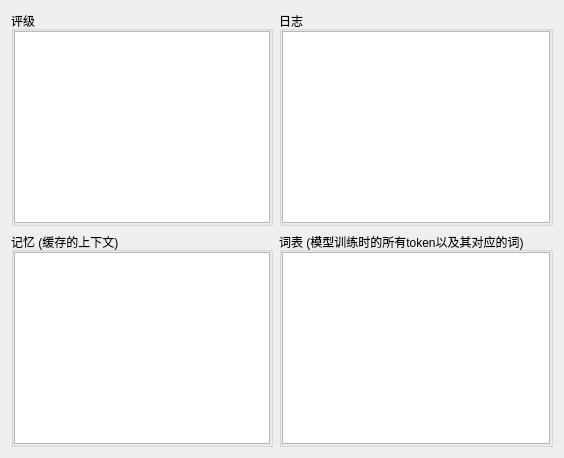
     <widget class="QWidget" name="tab_2">
      <attribute name="title">
       <string>模型信息</string>
      </attribute>
      <layout class="QGridLayout" name="gridLayout_2">
       <item row="0" column="0">
        <widget class="QGroupBox" name="modelgrade_groupBox">
         <property name="title">
          <string>评级</string>
         </property>
         <layout class="QVBoxLayout" name="verticalLayout_17">
          <property name="spacing">
           <number>0</number>
          </property>
          <property name="leftMargin">
           <number>0</number>
          </property>
          <property name="topMargin">
           <number>0</number>
          </property>
          <property name="rightMargin">
           <number>0</number>
          </property>
          <property name="bottomMargin">
           <number>0</number>
          </property>
          <item>
           <widget class="QTableWidget" name="modelgrade_tableWidget">
            <property name="lineWidth">
             <number>0</number>
            </property>
           </widget>
          </item>
         </layout>
        </widget>
       </item>
       <item row="0" column="1">
        <widget class="QGroupBox" name="modellog_groupBox">
         <property name="title">
          <string>日志</string>
         </property>
         <layout class="QVBoxLayout" name="verticalLayout_18">
          <property name="spacing">
           <number>0</number>
          </property>
          <property name="leftMargin">
           <number>0</number>
          </property>
          <property name="topMargin">
           <number>0</number>
          </property>
          <property name="rightMargin">
           <number>0</number>
          </property>
          <property name="bottomMargin">
           <number>0</number>
          </property>
          <item>
           <widget class="CustomQPlainTextEdit" name="modellog_card">
            <property name="font">
             <font>
              <family>Arial</family>
              <pointsize>10</pointsize>
             </font>
            </property>
            <property name="lineWidth">
             <number>0</number>
            </property>
            <property name="plainText">
             <string/>
            </property>
            <property name="placeholderText">
             <string>装载模型后查看</string>
            </property>
           </widget>
          </item>
         </layout>
        </widget>
       </item>
       <item row="1" column="0">
        <widget class="QGroupBox" name="brain_groupBox">
         <property name="title">
          <string>记忆 (缓存的上下文)</string>
         </property>
         <layout class="QVBoxLayout" name="verticalLayout_3">
          <property name="spacing">
           <number>0</number>
          </property>
          <property name="leftMargin">
           <number>0</number>
          </property>
          <property name="topMargin">
           <number>0</number>
          </property>
          <property name="rightMargin">
           <number>0</number>
          </property>
          <property name="bottomMargin">
           <number>0</number>
          </property>
          <item>
           <widget class="QTableWidget" name="brain_tableWidget">
            <property name="lineWidth">
             <number>0</number>
            </property>
           </widget>
          </item>
         </layout>
        </widget>
       </item>
       <item row="1" column="1">
        <widget class="QGroupBox" name="vocab_groupBox">
         <property name="title">
          <string>词表 (模型训练时的所有token以及其对应的词)</string>
         </property>
         <layout class="QVBoxLayout" name="verticalLayout_2">
          <property name="spacing">
           <number>0</number>
          </property>
          <property name="leftMargin">
           <number>0</number>
          </property>
          <property name="topMargin">
           <number>0</number>
          </property>
          <property name="rightMargin">
           <number>0</number>
          </property>
          <property name="bottomMargin">
           <number>0</number>
          </property>
          <item>
           <widget class="CustomQPlainTextEdit" name="vocab_card">
            <property name="font">
             <font>
              <family>Arial</family>
              <pointsize>10</pointsize>
             </font>
            </property>
            <property name="lineWidth">
             <number>0</number>
            </property>
           </widget>
          </item>
         </layout>
        </widget>
       </item>
      </layout>
     </widget>
